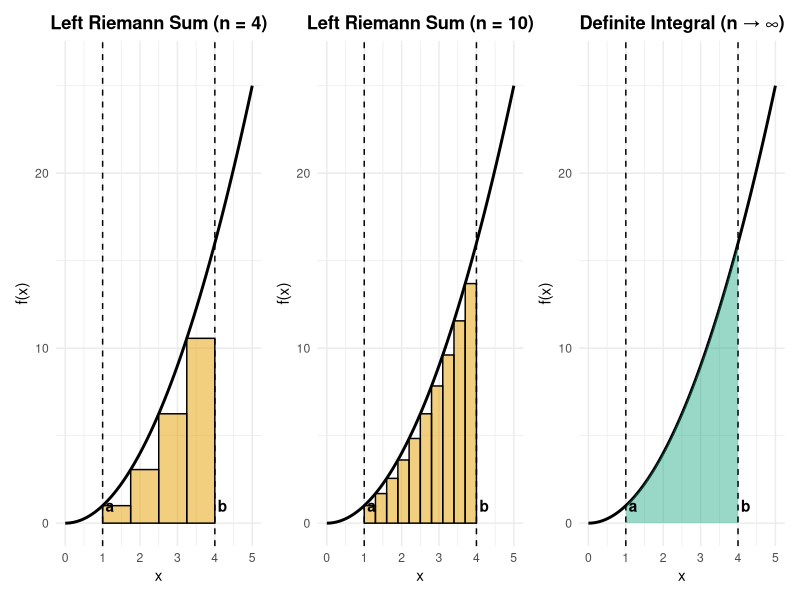
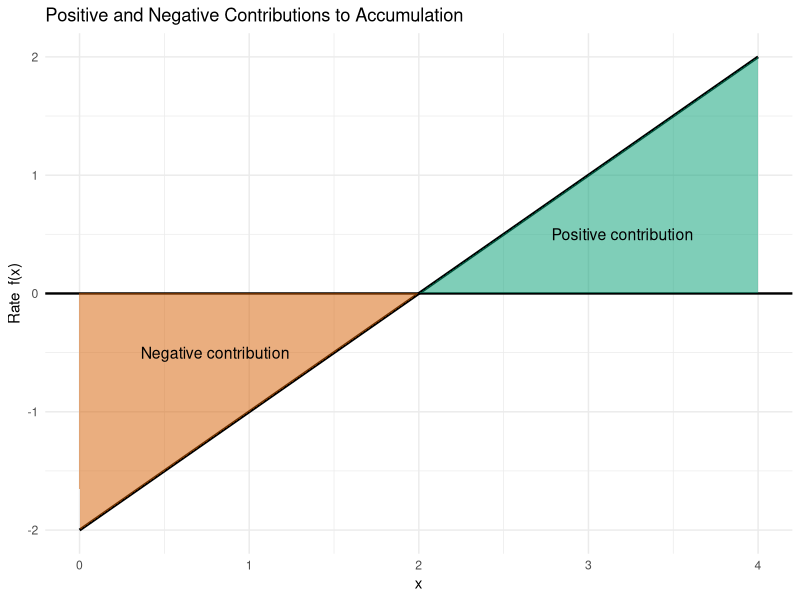
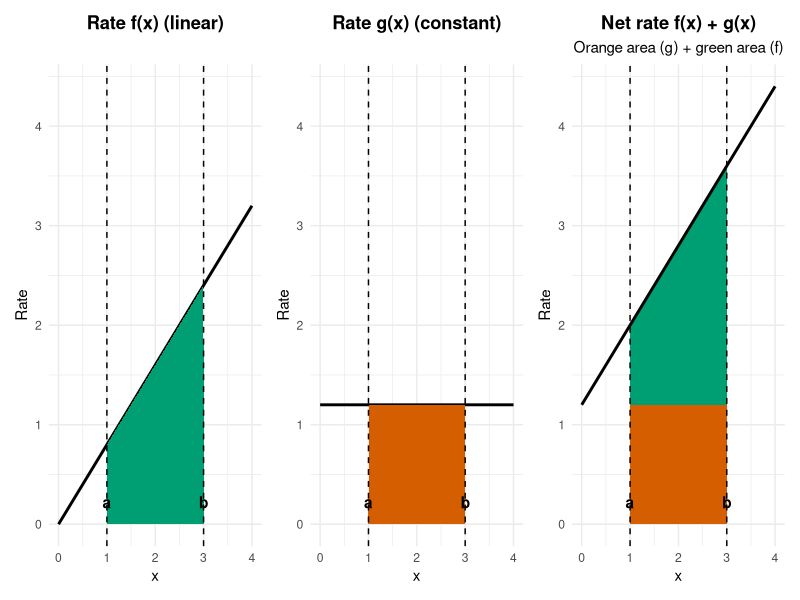
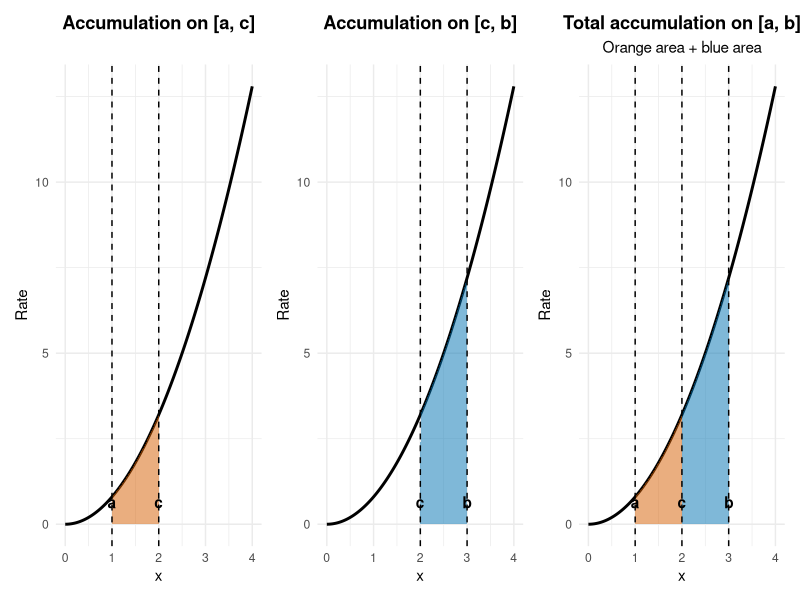
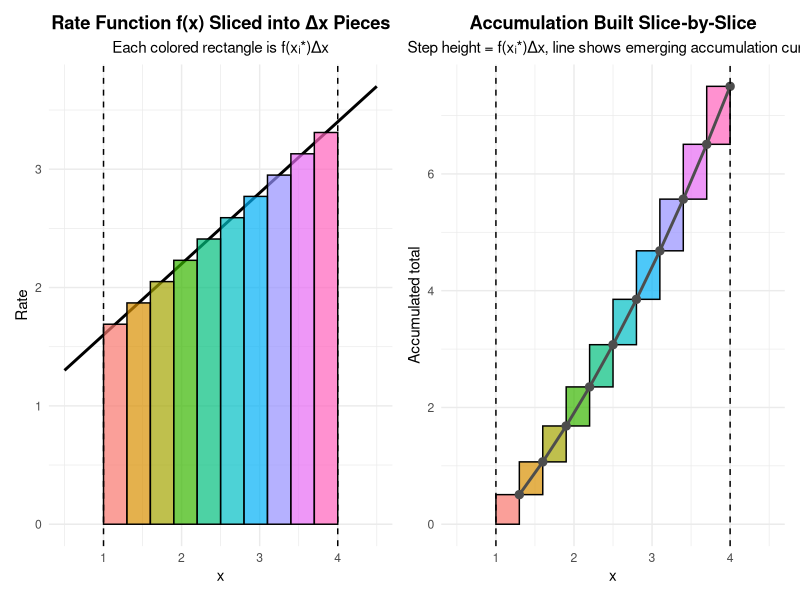
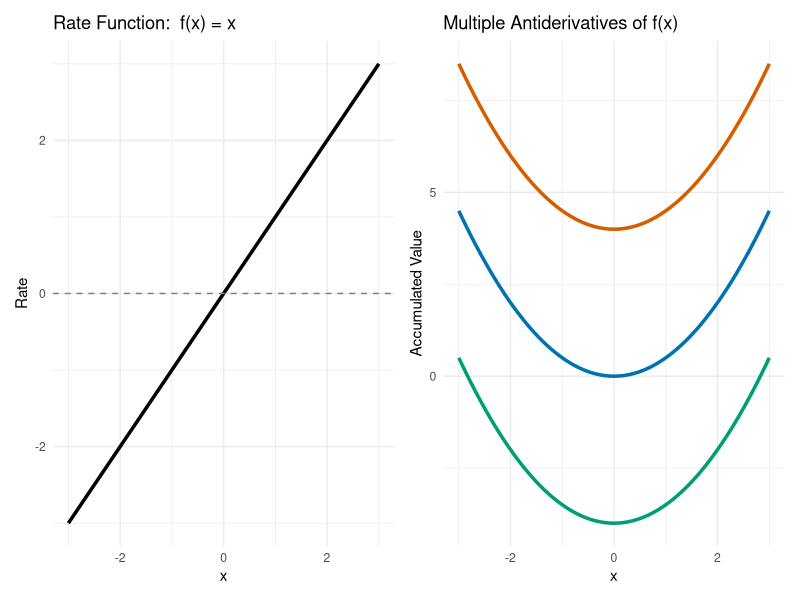
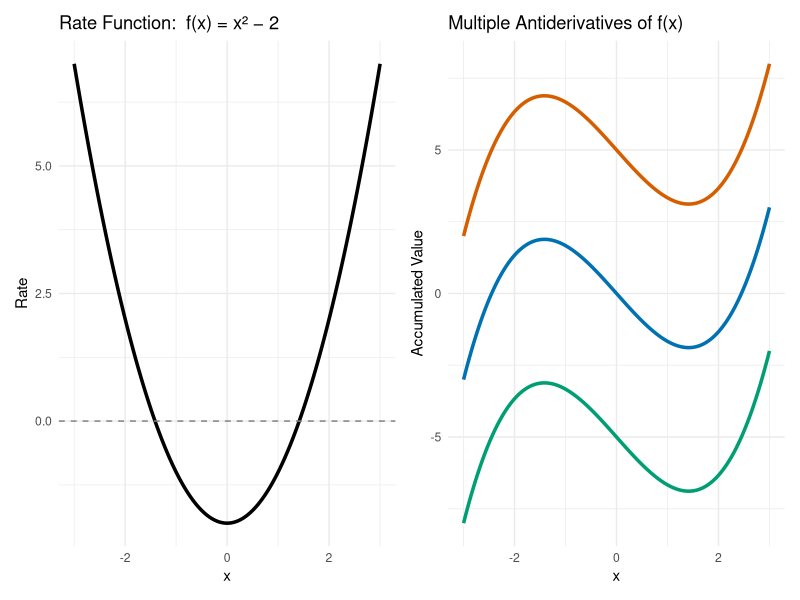
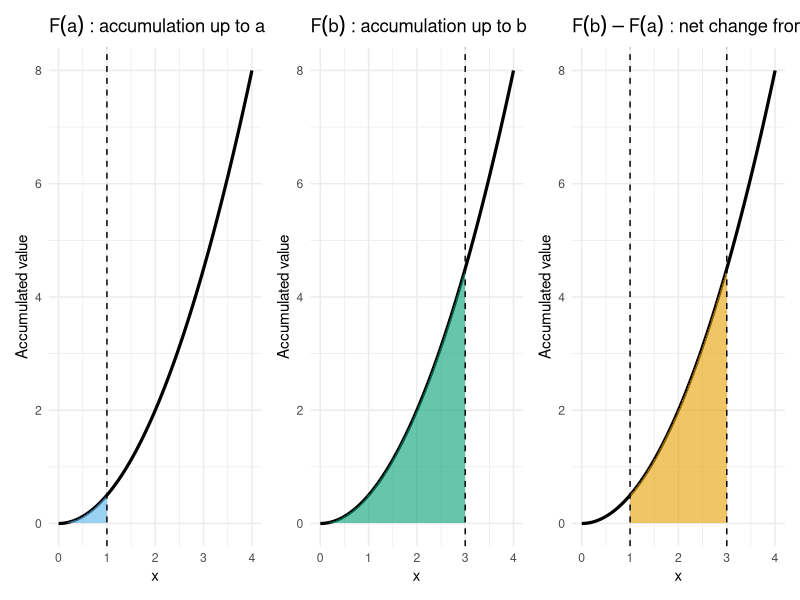

Recreate these plots in R, in order.
## ---- chunk 1

library(ggplot2)
library(patchwork)

# Define the function
f <- function(x) x^2

# Accumulation interval
a <- 1
b <- 4

# Full plotting domain
x_plot <- seq(0, 5, length.out = 500)
curve_df <- data.frame(x = x_plot, y = f(x_plot))

# Helper function for left Riemann sum plots
make_left_plot <- function(n, title_text) {
  
  dx <- (b - a) / n
  x_left <- seq(a, b - dx, by = dx)
  
  rects <- data.frame(
    x0 = x_left,
    x1 = x_left + dx,
    height = f(x_left)
  )
  
  ggplot(curve_df, aes(x = x, y = y)) +
    geom_line(linewidth = 1) +
    geom_rect(
      data = rects,
      aes(xmin = x0, xmax = x1, ymin = 0, ymax = height),
      inherit.aes = FALSE,
      fill = "#E69F00",
      alpha = 0.5,
      color = "black"
    ) +
    geom_vline(xintercept = c(a, b), linetype = "dashed") +
    annotate("text", x = a+0.2, y = 1, label = "a", fontface = "bold") +
    annotate("text", x = b+0.2, y = 1, label = "b", fontface = "bold") +
    labs(
      title = title_text,
      x = "x",
      y = "f(x)"
    ) +
    coord_cartesian(xlim = c(0, 5),
                    ylim = c(0, max(curve_df$y) * 1.05)) +
    theme_minimal() +
    theme(
      plot.title = element_text(face = "bold", hjust = 0.5)
    )
}

# Panel 1: n = 4
p1 <- make_left_plot(4, "Left Riemann Sum (n = 4)")

# Panel 2: n = 10
p2 <- make_left_plot(10, "Left Riemann Sum (n = 10)")

# Panel 3: Definite integral (shade ONLY between a and b)
p3 <- ggplot(curve_df, aes(x = x, y = y)) +
  geom_line(linewidth = 1) +
  geom_area(
    data = subset(curve_df, x >= a & x <= b),
    aes(x = x, y = y),
    fill = "#009E73",
    alpha = 0.4
  ) +
  geom_vline(xintercept = c(a, b), linetype = "dashed") +
  annotate("text", x = a+.2, y = 1, label = "a", fontface = "bold") +
  annotate("text", x = b+.2, y = 1, label = "b", fontface = "bold") +
  labs(
    title = "Definite Integral (n → ∞)",
    x = "x",
    y = "f(x)"
  ) +
  coord_cartesian(xlim = c(0, 5),
                  ylim = c(0, max(curve_df$y) * 1.05)) +
  theme_minimal() +
  theme(
    plot.title = element_text(face = "bold", hjust = 0.5)
  )

# Combine panels
p1 | p2 | p3

## ---- chunk 2

library(ggplot2)

# Function
f_fun <- function(x) x - 2

# Interval
a <- 0
b <- 4

# Curve
x_vals <- seq(a, b, length.out = 400)
df <- data.frame(x = x_vals, y = f_fun(x_vals))

# Positive and negative regions
df_pos <- subset(df, y >= 0)
df_neg <- subset(df, y < 0)

ggplot(df, aes(x = x, y = y)) +
  geom_hline(yintercept = 0, linewidth = 0.8) +
  geom_line(linewidth = 1) +
  geom_area(
    data = df_pos,
    aes(x = x, y = y),
    fill = "#009E73",
    alpha = 0.5
  ) +
  geom_area(
    data = df_neg,
    aes(x = x, y = y),
    fill = "#D55E00",
    alpha = 0.5
  ) +
  annotate("text", x = 0.8, y = -0.5, label = "Negative contribution", size = 4) +
  annotate("text", x = 3.2, y = 0.5, label = "Positive contribution", size = 4) +
  labs(
    title = "Positive and Negative Contributions to Accumulation",
    x = "x",
    y = "Rate  f(x)"
  ) +
  theme_minimal()

## ---- chunk 3

library(ggplot2)
library(patchwork)

# Define functions
f <- function(x) 0.8 * x
g <- function(x) 1.2

# Integration interval
a <- 1
b <- 3

# X domain
x_plot <- seq(0, 4, length.out = 500)

# Data
df_f <- data.frame(x = x_plot, y = f(x_plot))
df_g <- data.frame(x = x_plot, y = g(x_plot))
df_sum <- data.frame(
  x = x_plot,
  f = f(x_plot),
  g = g(x_plot),
  sum = f(x_plot) + g(x_plot)
)

# Common y-axis limit
y_max <- max(df_sum$sum)

# Panel 1: f(x)
p1 <- ggplot(df_f, aes(x = x, y = y)) +
  geom_line(linewidth = 1) +
  geom_area(
    data = subset(df_f, x >= a & x <= b),
    fill = "#009E73"
  ) +
  geom_vline(xintercept = c(a, b), linetype = "dashed") +
  scale_x_continuous(limits = c(0, 4)) +
  scale_y_continuous(limits = c(0, y_max)) +
  annotate("text", x = a, y = 0.05 * y_max, label = "a", fontface = "bold") +
  annotate("text", x = b, y = 0.05 * y_max, label = "b", fontface = "bold") +
  labs(title = "Rate f(x) (linear)", x = "x", y = "Rate") +
  theme_minimal() +
  theme(plot.title = element_text(face = "bold", hjust = 0.5))

# Panel 2: g(x)
p2 <- ggplot(df_g, aes(x = x, y = y)) +
  geom_line(linewidth = 1) +
  geom_area(
    data = subset(df_g, x >= a & x <= b),
    fill = "#D55E00"
  ) +
  geom_vline(xintercept = c(a, b), linetype = "dashed") +
  scale_x_continuous(limits = c(0, 4)) +
  scale_y_continuous(limits = c(0, y_max)) +
  annotate("text", x = a, y = 0.05 * y_max, label = "a", fontface = "bold") +
  annotate("text", x = b, y = 0.05 * y_max, label = "b", fontface = "bold") +
  labs(title = "Rate g(x) (constant)", x = "x", y = "Rate") +
  theme_minimal() +
  theme(plot.title = element_text(face = "bold", hjust = 0.5))

# Panel 3: f(x) + g(x) with visible stacking
p3 <- ggplot(df_sum, aes(x = x)) +
  # g(x): bottom layer
  geom_area(
    data = subset(df_sum, x >= a & x <= b),
    aes(y = g),
    fill = "#D55E00"
  ) +
  # f(x): stacked on top of g(x)
  geom_ribbon(
    data = subset(df_sum, x >= a & x <= b),
    aes(ymin = g, ymax = g + f),
    fill = "#009E73"
  ) +
  geom_line(aes(y = sum), linewidth = 1, color = "black") +
  geom_vline(xintercept = c(a, b), linetype = "dashed") +
  scale_x_continuous(limits = c(0, 4)) +
  scale_y_continuous(limits = c(0, y_max)) +
  annotate("text", x = a, y = 0.05 * y_max, label = "a", fontface = "bold") +
  annotate("text", x = b, y = 0.05 * y_max, label = "b", fontface = "bold") +
  labs(
    title = "Net rate f(x) + g(x)",
    subtitle = "Orange area (g) + green area (f)",
    x = "x",
    y = "Rate"
  ) +
  theme_minimal() +
  theme(
    plot.title = element_text(face = "bold", hjust = 0.5),
    plot.subtitle = element_text(hjust = 0.5)
  )

# Combine panels
p1 | p2 | p3



## ---- chunk 4

library(ggplot2)
library(patchwork)

# Function
f <- function(x) 0.8 * x^2

# Interval endpoints
a <- 1
c <- 2
b <- 3

# Plot domain
x_plot <- seq(0, 4, length.out = 500)

# Data
df <- data.frame(x = x_plot, y = f(x_plot))

# Common y-axis limit
y_max <- max(df$y)

# Panel 1: Integral over [a, c]
p1 <- ggplot(df, aes(x = x, y = y)) +
  geom_line(linewidth = 1) +
  geom_area(
    data = subset(df, x >= a & x <= c),
    fill = "#D55E00",
    alpha = 0.5
  ) +
  geom_vline(xintercept = c(a, c), linetype = "dashed") +
  scale_x_continuous(limits = c(0, 4)) +
  scale_y_continuous(limits = c(0, y_max)) +
  annotate("text", x = a, y = 0.05 * y_max, label = "a", fontface = "bold") +
  annotate("text", x = c, y = 0.05 * y_max, label = "c", fontface = "bold") +
  labs(
    title = "Accumulation on [a, c]",
    x = "x",
    y = "Rate"
  ) +
  theme_minimal() +
  theme(plot.title = element_text(face = "bold", hjust = 0.5))

# Panel 2: Integral over [c, b]
p2 <- ggplot(df, aes(x = x, y = y)) +
  geom_line(linewidth = 1) +
  geom_area(
    data = subset(df, x >= c & x <= b),
    fill = "#0072B2",
    alpha = 0.5
  ) +
  geom_vline(xintercept = c(c, b), linetype = "dashed") +
  scale_x_continuous(limits = c(0, 4)) +
  scale_y_continuous(limits = c(0, y_max)) +
  annotate("text", x = c, y = 0.05 * y_max, label = "c", fontface = "bold") +
  annotate("text", x = b, y = 0.05 * y_max, label = "b", fontface = "bold") +
  labs(
    title = "Accumulation on [c, b]",
    x = "x",
    y = "Rate"
  ) +
  theme_minimal() +
  theme(plot.title = element_text(face = "bold", hjust = 0.5))

# Panel 3: Integral over [a, b] (combined colors)
p3 <- ggplot(df, aes(x = x, y = y)) +
  geom_line(linewidth = 1) +
  geom_area(
    data = subset(df, x >= a & x <= c),
    fill = "#D55E00",
    alpha = 0.5
  ) +
  geom_area(
    data = subset(df, x >= c & x <= b),
    fill = "#0072B2",
    alpha = 0.5
  ) +
  geom_vline(xintercept = c(a, c, b), linetype = "dashed") +
  scale_x_continuous(limits = c(0, 4)) +
  scale_y_continuous(limits = c(0, y_max)) +
  annotate("text", x = a, y = 0.05 * y_max, label = "a", fontface = "bold") +
  annotate("text", x = c, y = 0.05 * y_max, label = "c", fontface = "bold") +
  annotate("text", x = b, y = 0.05 * y_max, label = "b", fontface = "bold") +
  labs(
    title = "Total accumulation on [a, b]",
    subtitle = "Orange area + blue area",
    x = "x",
    y = "Rate"
  ) +
  theme_minimal() +
  theme(
    plot.title = element_text(face = "bold", hjust = 0.5),
    plot.subtitle = element_text(hjust = 0.5)
  )

# Combine panels
p1 | p2 | p3

## ---- chunk 5

library(ggplot2)
library(patchwork)
library(scales)

# Define the rate function
f <- function(x) 0.6 * x + 1

# Interval
a <- 1
b <- 4
n <- 10
dx <- (b - a) / n

# Partition
x_left  <- seq(a, b - dx, by = dx)
x_right <- x_left + dx
x_mid   <- (x_left + x_right) / 2

# Colors
slice_cols <- hue_pal()(n)

# ---------------- Panel 1: Rate with colored slices ----------------
curve_x <- seq(a - 0.5, b + 0.5, length.out = 500)
curve_df <- data.frame(x = curve_x, y = f(curve_x))

rect_df <- data.frame(
  x0 = x_left,
  x1 = x_right,
  height = f(x_mid),
  slice = factor(1:n)
)

p_rate <- ggplot(curve_df, aes(x = x, y = y)) +
  geom_line(linewidth = 1) +
  geom_rect(
    data = rect_df,
    aes(xmin = x0, xmax = x1, ymin = 0, ymax = height, fill = slice),
    inherit.aes = FALSE,
    color = "black",
    alpha = 0.7
  ) +
  geom_vline(xintercept = c(a, b), linetype = "dashed") +
  scale_fill_manual(values = slice_cols) +
  scale_x_continuous(limits = c(a - 0.5, b + 0.5)) +
  labs(
    title = "Rate Function f(x) Sliced into Δx Pieces",
    subtitle = "Each colored rectangle is f(xᵢ*)Δx",
    x = "x",
    y = "Rate"
  ) +
  theme_minimal() +
  theme(
    legend.position = "none",
    plot.title = element_text(face = "bold", hjust = 0.5),
    plot.subtitle = element_text(hjust = 0.5)
  )

# ---------------- Panel 2: Accumulation as step function ----------------
acc_df <- data.frame(
  slice = factor(1:n),
  x_left = x_left,
  x_right = x_right,
  x_mid = x_mid,
  contribution = f(x_mid) * dx,
  color = slice_cols
)

acc_df$A_top <- cumsum(acc_df$contribution)
acc_df$A_bottom <- c(0, head(acc_df$A_top, -1))

# Data for connecting tops
top_points <- data.frame(
  x = acc_df$x_right,
  y = acc_df$A_top
)

p_acc <- ggplot() +
  # Step rectangles
  geom_rect(
    data = acc_df,
    aes(
      xmin = x_left,
      xmax = x_right,
      ymin = A_bottom,
      ymax = A_top,
      fill = slice
    ),
    color = "black",
    alpha = 0.7
  ) +
  # Connect tops with a line
  geom_line(
    data = top_points,
    aes(x = x, y = y),
    linewidth = 1,
    color = "grey30"
  ) +
  geom_point(
    data = top_points,
    aes(x = x, y = y),
    size = 2.5,
    color = "grey30"
  ) +
  geom_vline(xintercept = c(a, b), linetype = "dashed") +
  scale_fill_manual(values = slice_cols) +
  scale_x_continuous(limits = c(a - 0.5, b + 0.5)) +
  labs(
    title = "Accumulation Built Slice-by-Slice",
    subtitle = "Step height = f(xᵢ*)Δx, line shows emerging accumulation curve",
    x = "x",
    y = "Accumulated total"
  ) +
  theme_minimal() +
  theme(
    legend.position = "none",
    plot.title = element_text(face = "bold", hjust = 0.5),
    plot.subtitle = element_text(hjust = 0.5)
  )

# Combine panels
p_rate | p_acc



## ---- chunk 6

library(ggplot2)
library(patchwork)

# Domain
x <- seq(-3, 3, length.out = 400)

# Rate function
f <- x

# Antiderivatives with different constants
F0 <- 0.5 * x^2
F1 <- 0.5 * x^2 + 4
F2 <- 0.5 * x^2 - 4

# Data frames
df_rate <- data.frame(x = x, y = f)

df_anti <- data.frame(
  x = x,
  Base = F0,
  ShiftUp = F1,
  ShiftDown = F2
)

# Left panel: rate
p_rate <- ggplot(df_rate, aes(x = x, y = y)) +
  geom_line(linewidth = 1.2) +
  geom_hline(yintercept = 0, linetype = "dashed", color = "gray50") +
  labs(
    title = "Rate Function:  f(x) = x",
    x = "x",
    y = "Rate"
  ) +
  theme_minimal()

# Right panel: antiderivatives
p_anti <- ggplot(df_anti, aes(x = x)) +
  geom_line(aes(y = Base), linewidth = 1.2, color = "#0072B2") +
  geom_line(aes(y = ShiftUp), linewidth = 1.2, color = "#D55E00") +
  geom_line(aes(y = ShiftDown), linewidth = 1.2, color = "#009E73") +
  labs(
    title = "Multiple Antiderivatives of f(x)",
    x = "x",
    y = "Accumulated Value"
  ) +
  theme_minimal()

# Combine panels
p_rate | p_anti

## ---- chunk 7

library(ggplot2)
library(patchwork)

# Domain
x <- seq(-3, 3, length.out = 400)

# Rate function
f <- x^2 - 2

# Antiderivatives with different constants
F0 <- (1/3) * x^3 - 2 * x
F1 <- (1/3) * x^3 - 2 * x + 5
F2 <- (1/3) * x^3 - 2 * x - 5

# Data frames
df_rate <- data.frame(x = x, y = f)

df_anti <- data.frame(
  x = x,
  Base = F0,
  ShiftUp = F1,
  ShiftDown = F2
)

# Left panel: rate
p_rate <- ggplot(df_rate, aes(x = x, y = y)) +
  geom_line(linewidth = 1.2) +
  geom_hline(yintercept = 0, linetype = "dashed", color = "gray50") +
  labs(
    title = "Rate Function:  f(x) = x² − 2",
    x = "x",
    y = "Rate"
  ) +
  theme_minimal()

# Right panel: antiderivatives
p_anti <- ggplot(df_anti, aes(x = x)) +
  geom_line(aes(y = Base), linewidth = 1.2, color = "#0072B2") +
  geom_line(aes(y = ShiftUp), linewidth = 1.2, color = "#D55E00") +
  geom_line(aes(y = ShiftDown), linewidth = 1.2, color = "#009E73") +
  labs(
    title = "Multiple Antiderivatives of f(x)",
    x = "x",
    y = "Accumulated Value"
  ) +
  theme_minimal()

# Combine panels
p_rate | p_anti
## ---- chunk 8

library(ggplot2)
library(patchwork)

# Define function and antiderivative
f <- function(x) x
F <- function(x) 0.5 * x^2

# Interval
a <- 1
b <- 3

# Domain
x <- seq(0, 4, length.out = 400)

df <- data.frame(
  x = x,
  rate = f(x),
  accumulation = F(x)
)

# Panel 1: Accumulation up to a
p1 <- ggplot(df, aes(x = x, y = accumulation)) +
  geom_line(linewidth = 1.1) +
  geom_area(
    data = subset(df, x <= a),
    aes(x = x, y = accumulation),
    fill = "#56B4E9",
    alpha = 0.6
  ) +
  geom_vline(xintercept = a, linetype = "dashed") +
  labs(
    title = expression(F(a)~": accumulation up to a"),
    x = "x",
    y = "Accumulated value"
  ) +
  theme_minimal()

# Panel 2: Accumulation up to b
p2 <- ggplot(df, aes(x = x, y = accumulation)) +
  geom_line(linewidth = 1.1) +
  geom_area(
    data = subset(df, x <= b),
    aes(x = x, y = accumulation),
    fill = "#009E73",
    alpha = 0.6
  ) +
  geom_vline(xintercept = b, linetype = "dashed") +
  labs(
    title = expression(F(b)~": accumulation up to b"),
    x = "x",
    y = "Accumulated value"
  ) +
  theme_minimal()

# Panel 3: Net change from a to b
p3 <- ggplot(df, aes(x = x, y = accumulation)) +
  geom_line(linewidth = 1.1) +
  geom_area(
    data = subset(df, x >= a & x <= b),
    aes(x = x, y = accumulation),
    fill = "#E69F00",
    alpha = 0.6
  ) +
  geom_vline(xintercept = c(a, b), linetype = "dashed") +
  labs(
    title = expression(F(b)-F(a)~": net change from a to b"),
    x = "x",
    y = "Accumulated value"
  ) +
  theme_minimal()

# Combine panels
p1 | p2 | p3
## ---- chunk 9

library(ggplot2)
library(patchwork)

# Define rate and antiderivative
f <- function(t) 3 * t^2        # rate (kg/hr)
F <- function(t) t^3            # accumulation (kg)

# Interval
a <- 1
b <- 4

# Domain for plotting
t <- seq(0, 4.5, length.out = 400)

df <- data.frame(
  t = t,
  rate = f(t),
  accumulation = F(t)
)

# Panel 1: Rate function with shaded area
p_rate <- ggplot(df, aes(x = t, y = rate)) +
  geom_line(linewidth = 1.2) +
  geom_area(
    data = subset(df, t >= a & t <= b),
    aes(x = t, y = rate),
    fill = "#56B4E9",
    alpha = 0.5
  ) +
  geom_vline(xintercept = c(a, b), linetype = "dashed") +
  labs(
    title = "Rate Function  f(t) = 3t²",
    x = "Time (hours)",
    y = "Rate (kg/hr)"
  ) +
  theme_minimal()

# Panel 2: Accumulation function with annotations and horizontal guides
p_acc <- ggplot(df, aes(x = t, y = accumulation)) +
  geom_line(linewidth = 1.2, color = "#009E73") +
  
  # Vertical guides
  geom_vline(xintercept = c(a, b), linetype = "dashed") +
  
  # Horizontal guides to y-axis
  geom_hline(yintercept = F(a), linetype = "dotted", color = "gray40") +
  geom_hline(yintercept = F(b), linetype = "dotted", color = "gray40") +
  
  # Points at a and b
  geom_point(aes(x = a, y = F(a)), size = 3) +
  geom_point(aes(x = b, y = F(b)), size = 3) +
  
  # Labels
  annotate(
    "text",
    x = 0,
    y = F(a)+5,
    label = expression(F(1))
  ) +
  annotate(
    "text",
    x = 0,
    y = F(b)+5,
    label = expression(F(4))
  ) +
  
  # Arrow showing difference
  annotate(
    "segment",
    x = b + 0.1,
    xend = b + 0.1,
    y = F(a),
    yend = F(b),
    arrow = arrow(length = unit(0.2, "cm"))
  ) +
  annotate(
    "text",
    x = 3,
    y = 10,
    label = expression(F(4) - F(1)),
    hjust = 0
  ) +
  
  labs(
    title = "Accumulation Function  F(t) = t³",
    x = "Time (hours)",
    y = "Accumulated Carbon (kg)"
  ) +
  theme_minimal()

# Combine panels
p_rate | p_acc
